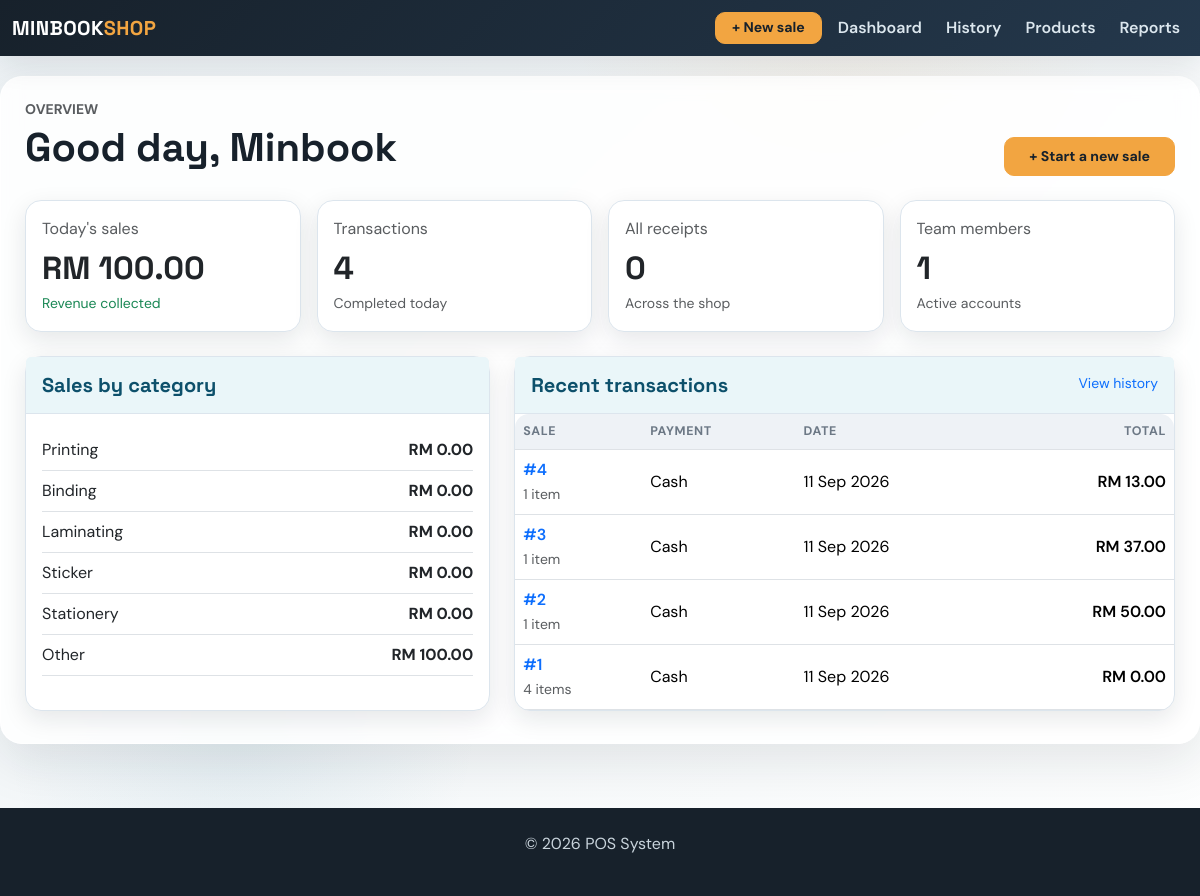
Page /dashboard on the earlier database version.
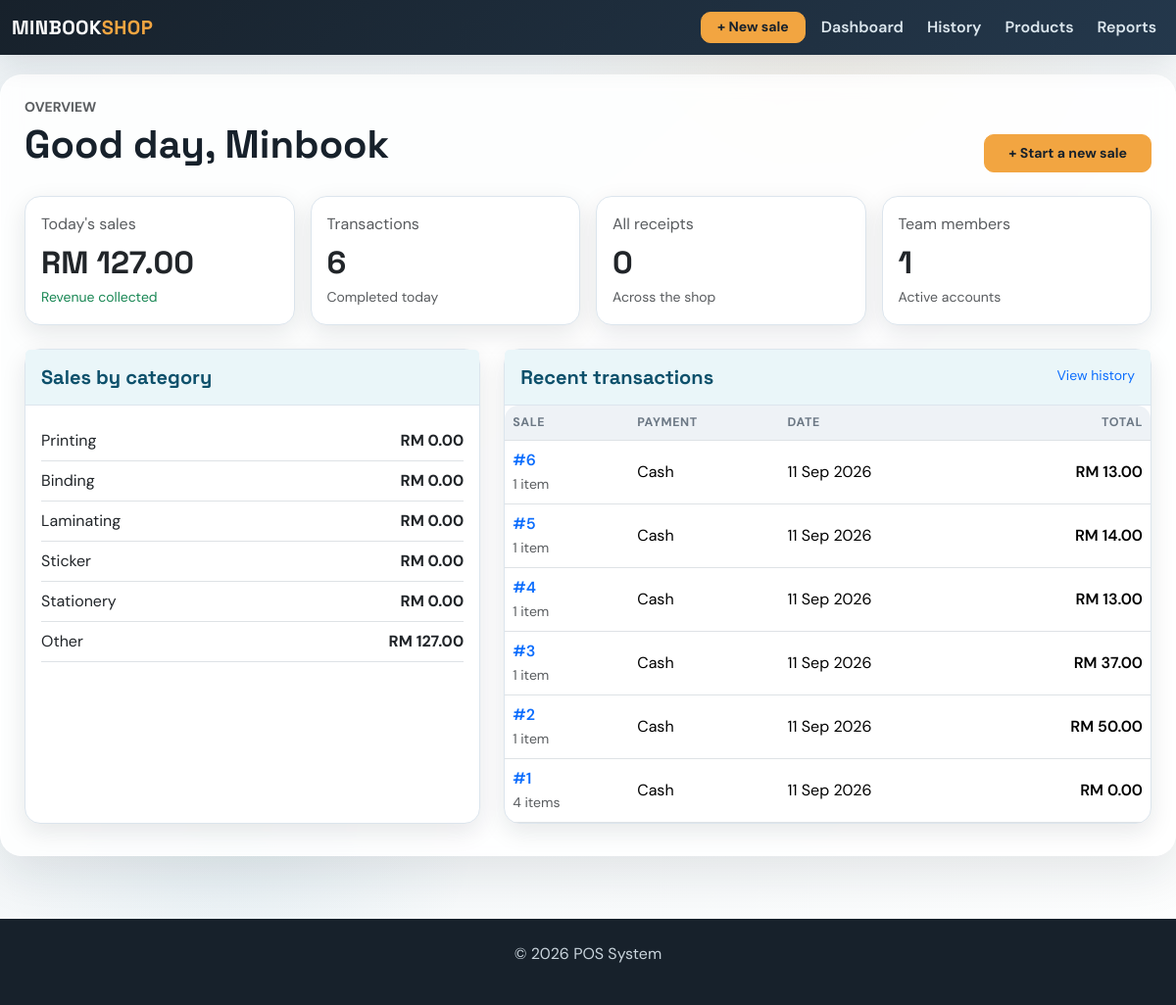
Same page on the later database version.
### app/models.py (models this page shows, shortened)
class Sale(db.Model):
    id = db.Column(db.Integer, primary_key=True)
    amount = db.Column(db.Float, nullable=False)
    date = db.Column(db.Date, default=datetime.utcnow)
    user_id = db.Column(db.Integer, db.ForeignKey('user.id'), nullable=False)  # ForeignKey to User
    user = db.relationship('User', backref=db.backref('sales', lazy=True))  # Relationship with User
    product_id = db.Column(db.Integer, db.ForeignKey('product.id'), nullable=True)  # Legacy first product
    product = db.relationship('Product', backref=db.backref('sales', lazy=True))  # Relationship with Product
    quantity = db.Column(db.Integer, nullable=True)  # Legacy total quantity
    payment_method = db.Column(db.String(20), nullable=False, default='Cash')
    customer_name = db.Column(db.String(120), nullable=True)
    document_type = db.Column(db.String(20), nullable=False, default='receipt')
    discount = db.Column(db.Float, nullable=False, default=0.00)
    deposit = db.Column(db.Float, nullable=False, default=0.00)
    items = db.relationship('SaleItem', back_populates='sale', cascade='all, delete-orphan')

### app/routes.py (the view)
@main.route('/dashboard')
def dashboard():
    today = date.today()
    today_sales = Sale.query.filter(Sale.date == today).order_by(Sale.id.desc()).all()
    category_sales = {category: 0 for category in SALE_CATEGORIES}
    for sale in today_sales:
        for item in sale.items:
            category_sales[item.category] = round(category_sales.get(item.category, 0) + item.line_total, 2)
    recent_sales = Sale.query.order_by(Sale.id.desc()).limit(8).all()
    return render_template('dashboard.html', total_sales_today=round(sum(sale.amount for sale in today_sales), 2),
                           transaction_count_today=len(today_sales), category_sales=category_sales,
                           recent_sales=recent_sales, total_employees=User.query.count(),
                           total_receipts=Sale.query.filter_by(document_type='receipt').count())

### app/routes.py (called while the page is built)
@main.app_context_processor
def inject_now():
    return {'current_year': datetime.now().year}

### app/templates/dashboard.html (shortened to what this page needs)
{% extends 'base.html' %}
{% block content %}
<div class="d-flex flex-wrap justify-content-between align-items-end gap-3 mb-4">
    <div><p class="text-uppercase text-muted small fw-bold mb-1">Overview</p><h1 class="mb-1">Good day, Minbook</h1></div>
    <a href="{{ url_for('main.add_sale') }}" class="btn btn-warning btn-lg px-4">+ Start a new sale</a>
</div>
<div class="row g-3 mb-4">
    <div class="col-sm-6 col-xl-3"><div class="card h-100"><div class="card-body"><p class="text-muted mb-2">Today's sales</p><h2 class="mb-1">RM {{ '{:,.2f}'.format(total_sales_today) }}</h2><small class="text-success">Revenue collected</small></div></div></div>
    <div class="col-sm-6 col-xl-3"><div class="card h-100"><div class="card-body"><p class="text-muted mb-2">Transactions</p><h2 class="mb-1">{{ transaction_count_today }}</h2><small class="text-muted">Completed today</small></div></div></div>
    <div class="col-sm-6 col-xl-3"><div class="card h-100"><div class="card-body"><p class="text-muted mb-2">All receipts</p><h2 class="mb-1">{{ total_receipts }}</h2><small class="text-muted">Across the shop</small></div></div></div>
    <div class="col-sm-6 col-xl-3"><div class="card h-100"><div class="card-body"><p class="text-muted mb-2">Team members</p><h2 class="mb-1">{{ total_employees }}</h2><small class="text-muted">Active accounts</small></div></div></div>
</div>
<div class="row g-4">
    <div class="col-lg-5"><div class="card h-100"><div class="card-header py-3"><h5 class="mb-0">Sales by category</h5></div><div class="card-body">
        {% for category, amount in category_sales.items() %}<div class="d-flex justify-content-between align-items-center py-2 border-bottom"><span>{{ category }}</span><strong>RM {{ '{:,.2f}'.format(amount) }}</strong></div>{% endfor %}
    </div></div></div>
    <div class="col-lg-7"><div class="card h-100"><div class="card-header py-3 d-flex justify-content-between"><h5 class="mb-0">Recent transactions</h5><a href="{{ url_for('main.sales') }}" class="small text-decoration-none">View history</a></div><div class="table-responsive"><table class="table mb-0"><thead><tr><th>Sale</th><th>Payment</th><th>Date</th><th class="text-end">Total</th></tr></thead><tbody>
        {% for sale in recent_sales %}<tr><td><a class="text-decoration-none fw-semibold" href="{{ url_for('main.view_sale', sale_id=sale.id) }}">#{{ sale.id }}</a><br><small class="text-muted">{{ sale.items|length }} item{{ '' if sale.items|length == 1 else 's' }}</small></td><td>{{ sale.payment_method }}</td><td>{{ sale.date.strftime('%d %b %Y') }}</td><td class="text-end fw-semibold">RM {{ '{:,.2f}'.format(sale.amount) }}</td></tr>{% else %}<tr><td colspan="4" class="text-center text-muted py-5">No transactions yet.</td></tr>{% endfor %}
    </tbody></table></div></div></div>
</div>
{% endblock %}

Differences in the rows shown:
added Sale: id "6", items|length "1", payment_method "Cash", date "11 Sep 2026", amount "13.00"
added Sale: id "5", items|length "1", payment_method "Cash", date "11 Sep 2026", amount "14.00"
Other differences:
{{ '{:,.2f}'.format(total_sales_today) }}: "100.00" → "127.00"
{{ transaction_count_today }}: "4" → "6"
new list line: "Other RM 127.00"
list line gone: "Other RM 100.00"
